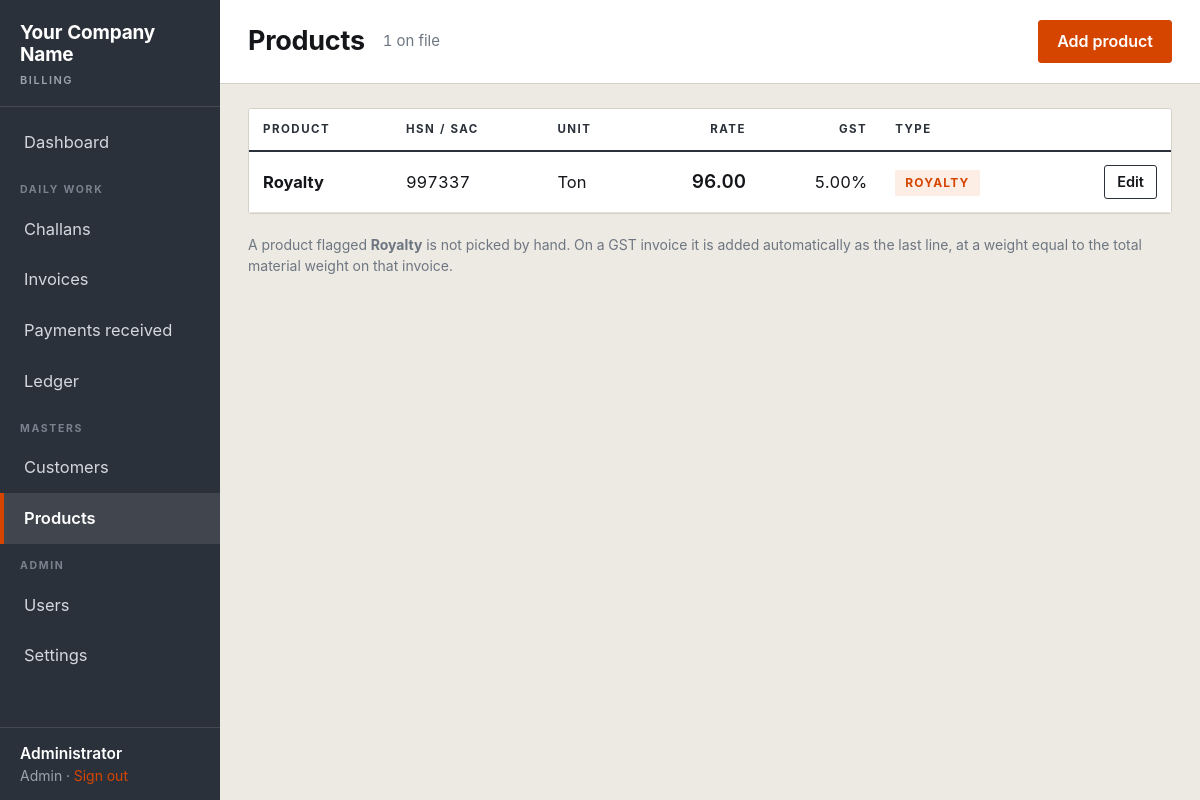
The page /products.php (signed in) on the database its author committed.
### tables this page shows
CREATE TABLE users (
  id            INT AUTO_INCREMENT PRIMARY KEY,
  username      VARCHAR(50) NOT NULL UNIQUE,
  password_hash VARCHAR(255) NOT NULL,
  full_name     VARCHAR(100) NOT NULL,
  role          ENUM('admin','biller','viewer') NOT NULL DEFAULT 'biller',
  active        TINYINT(1) NOT NULL DEFAULT 1,
  created_at    DATETIME NOT NULL DEFAULT CURRENT_TIMESTAMP
);

CREATE TABLE products (
  id         INT AUTO_INCREMENT PRIMARY KEY,
  name       VARCHAR(120) NOT NULL,
  hsn        VARCHAR(12) NOT NULL,
  unit       VARCHAR(12) NOT NULL DEFAULT 'Ton',
  rate       DECIMAL(12,2) NOT NULL DEFAULT 0.00,
  gst_rate   DECIMAL(5,2) NOT NULL DEFAULT 5.00,
  is_royalty TINYINT(1) NOT NULL DEFAULT 0,
  active     TINYINT(1) NOT NULL DEFAULT 1,
  sort_order INT NOT NULL DEFAULT 0,
  INDEX (name)
);

### lib.php (called while the page is built, shortened)
<?php
function db(): PDO {
    static $pdo = null;
    if ($pdo === null) {
        $dsn = 'mysql:host=' . DB_HOST . ';dbname=' . DB_NAME . ';charset=utf8mb4';
        $pdo = new PDO($dsn, DB_USER, DB_PASS, [
            PDO::ATTR_ERRMODE            => PDO::ERRMODE_EXCEPTION,
            PDO::ATTR_DEFAULT_FETCH_MODE => PDO::FETCH_ASSOC,
            PDO::ATTR_EMULATE_PREPARES   => false,
        ]);
    }
    return $pdo;
}
function q(string $sql, array $args = []): PDOStatement {
    $st = db()->prepare($sql);
    $st->execute($args);
    return $st;
}
function one(string $sql, array $args = []) { $r = q($sql, $args)->fetch(); return $r === false ? null : $r; }
function all(string $sql, array $args = []): array { return q($sql, $args)->fetchAll(); }
function settings(): array {
    static $s = null;
    if ($s === null) {
        $s = [];
        foreach (all('SELECT k, v FROM settings') as $r) $s[$r['k']] = $r['v'];
    }
    return $s;
}
function cfg(string $key, string $default = ''): string {
    $s = settings();
    return isset($s[$key]) ? (string)$s[$key] : $default;
}
function current_user(): ?array {
    static $u = null;
    if ($u === null) $u = one('SELECT * FROM users WHERE id = ? AND active = 1', [$_SESSION['uid']]);
    return $u ?: null;
}
function require_login(): void {
    if (!current_user()) { header('Location: login.php'); exit; }
}
function role(): string { $u = current_user(); return $u ? $u['role'] : 'viewer'; }
function can_edit(): bool { return in_array(role(), ['admin', 'biller'], true); }
function is_admin(): bool { return role() === 'admin'; }
function h($s): string { return htmlspecialchars((string)$s, ENT_QUOTES, 'UTF-8'); }
function inr($n, int $dec = 2): string {
    $n = (float)$n;
    $neg = $n < 0; $n = abs($n);
    $s = number_format($n, $dec, '.', '');
    [$int, $frac] = array_pad(explode('.', $s), 2, '');
    $out = $dec > 0 ? $int . '.' . $frac : $int;
    return ($neg ? '-' : '') . $out;
}

### products.php (the view)
<?php
require_once __DIR__ . '/lib.php';
require_login();
$rows = all('SELECT * FROM products ORDER BY active DESC, sort_order, name');
$PAGE_TITLE = 'Products';
$PAGE_SUB   = count($rows) . ' on file';
if (can_edit()) $PAGE_ACTIONS = '<a class="btn primary" href="product_form.php">Add product</a>';
require __DIR__ . '/header.php';
?>
<div class="panel">
  <table class="data">
    <tr><th>Product</th><th>HSN / SAC</th><th>Unit</th><th class="num">Rate</th><th class="num">GST</th><th>Type</th><th></th></tr>
    <?php foreach ($rows as $r): ?>
      <tr<?= $r['active'] ? '' : ' style="opacity:.5"' ?>>
        <td><b><?= h($r['name']) ?></b><?= $r['active'] ? '' : ' <span class="tag cancelled">Inactive</span>' ?></td>
        <td><?= h($r['hsn']) ?></td>
        <td><?= h($r['unit']) ?></td>
        <td class="num big"><?= inr($r['rate']) ?></td>
        <td class="num"><?= inr($r['gst_rate'], 2) ?>%</td>
        <td><?= $r['is_royalty'] ? '<span class="tag gst">Royalty</span>' : '<span class="tag nongst">Material</span>' ?></td>
        <td class="num"><?php if (can_edit()): ?><a class="btn sm" href="product_form.php?id=<?= $r['id'] ?>">Edit</a><?php endif; ?></td>
      </tr>
    <?php endforeach; ?>
  </table>
</div>
<p class="hint">
  A product flagged <b>Royalty</b> is not picked by hand. On a GST invoice it is added automatically as the
  last line, at a weight equal to the total material weight on that invoice.
</p>
<?php require __DIR__ . '/footer.php'; ?>

### header.php (shortened to what this page needs)
<?php
require_once __DIR__ . '/lib.php';
$me   = current_user();
$PAGE_TITLE = $PAGE_TITLE ?? 'Amidhara';
$PAGE_SUB   = $PAGE_SUB   ?? '';
function nav_on(array $files): string {
    return in_array(basename($_SERVER['PHP_SELF']), $files, true) ? ' class="on"' : '';
}
?>
<!doctype html>
<html lang="en">
<head>
<link rel="stylesheet" href="assets/app.css">
</head>
<body>
<div class="shell">
  <aside class="rail">
    <div class="brand">
      <b><?= h(cfg('company_name', 'Amidhara Stone Crusher')) ?></b>
      <span>Billing</span>
    </div>
    <nav>
      <a href="index.php"<?= nav_on(['index.php']) ?>>Dashboard</a>
      <div class="sep">Daily work</div>
      <a href="challans.php"<?= nav_on(['challans.php','challan_form.php']) ?>>Challans</a>
      <a href="invoices.php"<?= nav_on(['invoices.php','invoice_form.php']) ?>>Invoices</a>
      <a href="payments.php"<?= nav_on(['payments.php']) ?>>Payments received</a>
      <a href="ledger.php"<?= nav_on(['ledger.php']) ?>>Ledger</a>
      <div class="sep">Masters</div>
      <a href="customers.php"<?= nav_on(['customers.php','customer_form.php']) ?>>Customers</a>
      <a href="products.php"<?= nav_on(['products.php','product_form.php']) ?>>Products</a>
      <?php if (is_admin()): ?>
        <div class="sep">Admin</div>
        <a href="users.php"<?= nav_on(['users.php']) ?>>Users</a>
        <a href="settings.php"<?= nav_on(['settings.php']) ?>>Settings</a>
      <?php endif; ?>
    </nav>
    <div class="who">
      <b><?= h($me['full_name']) ?></b>
      <?= h(ucfirst($me['role'])) ?> · <a href="logout.php">Sign out</a>
    </div>
  </aside>
  <div class="main">
    <div class="topbar">
      <h1><?= h($PAGE_TITLE) ?></h1>
      <?php if ($PAGE_SUB): ?><div class="sub"><?= h($PAGE_SUB) ?></div><?php endif; ?>
      <div id="pageActions"><?= $PAGE_ACTIONS ?? '' ?></div>
    </div>
    <div class="wrap">

### footer.php (shortened to what this page needs)
    </div>
  </div>
</div>
</body>
</html>

### assets/app.css (style rules this page uses)
:root { --ink:#14161A; --slate:#2B313A; --slate-2:#3A424D; --grit:#6E7681; --line:#D6D1C8; --line-2:#E6E2DA; --dust:#EDEAE4; --paper:#fff; --hivis:#D64500; --hivis-soft:#FCEDE5; --ok:#14663F; --ok-soft:#E7F1EC; --warn:#8A5B00; --warn-soft:#FBF1DC; --rail:220px; }
* { box-sizing:border-box }
html { -webkit-text-size-adjust:100% }
body { margin:0;background:var(--dust);color:var(--ink); font:400 17px/1.5 -apple-system,BlinkMacSystemFont,'Segoe UI',Roboto,Helvetica,Arial,sans-serif; font-variant-numeric:tabular-nums; }
.num,input[type=number],td.num,th.num { font-variant-numeric:tabular-nums }
a { color:var(--ink) }
h1,h2,h3 { margin:0;font-family:-apple-system,BlinkMacSystemFont,'Segoe UI',Roboto,Helvetica,Arial,sans-serif;font-weight:700;letter-spacing:-.01em }
.shell { display:flex;min-height:100vh }
.rail { width:var(--rail);flex:0 0 var(--rail);background:var(--slate);color:#fff; position:sticky;top:0;height:100vh;display:flex;flex-direction:column }
.rail .brand { padding:22px 20px 18px;border-bottom:1px solid rgba(255,255,255,.12) }
.rail .brand b { display:block;font-family:-apple-system,BlinkMacSystemFont,'Segoe UI',Roboto,Helvetica,Arial,sans-serif;font-weight:700;font-size:19px; line-height:1.15;letter-spacing:-.01em }
.rail .brand span { display:block;margin-top:6px;font-size:11px;letter-spacing:.14em;text-transform:uppercase; color:#9AA3AE;font-family:-apple-system,BlinkMacSystemFont,'Segoe UI',Roboto,Helvetica,Arial,sans-serif;font-weight:600 }
.rail nav { padding:10px 0;flex:1;overflow:auto }
.rail nav a { display:block;padding:13px 20px;color:#D3D8DE;text-decoration:none;font-size:16.5px; border-left:4px solid transparent }
.rail nav a.on { background:rgba(255,255,255,.10);color:#fff;border-left-color:var(--hivis);font-weight:600 }
.rail nav .sep { margin:14px 20px 6px;font-size:10.5px;letter-spacing:.16em;text-transform:uppercase; color:#79828E;font-family:-apple-system,BlinkMacSystemFont,'Segoe UI',Roboto,Helvetica,Arial,sans-serif;font-weight:700 }
.rail .who { padding:14px 20px;border-top:1px solid rgba(255,255,255,.12);font-size:14px;color:#9AA3AE }
.rail .who b { display:block;color:#fff;font-size:15.5px;font-weight:600 }
.rail .who a { color:var(--hivis);text-decoration:none;font-size:14px }
.main { flex:1;min-width:0;display:flex;flex-direction:column }
.topbar { background:var(--paper);border-bottom:1px solid var(--line); padding:20px 28px;display:flex;align-items:center;gap:18px;flex-wrap:wrap }
.topbar h1 { font-size:27px }
.topbar .sub { color:var(--grit);font-size:15px }
.wrap { padding:24px 28px 120px;max-width:1280px;width:100% }
.btn { display:inline-block;padding:11px 18px;border:1px solid var(--slate);background:var(--paper); color:var(--ink);font:600 16px/1.2 -apple-system,BlinkMacSystemFont,'Segoe UI',Roboto,Helvetica,Arial,sans-serif;border-radius:3px;cursor:pointer; text-decoration:none;transition:background .12s ease }
.btn.primary { background:var(--hivis);border-color:var(--hivis);color:#fff }
.btn.sm { padding:7px 12px;font-size:14.5px }
.panel { background:var(--paper);border:1px solid var(--line);border-radius:3px;margin-bottom:20px }
.hint { margin-top:6px;font-size:14px;color:var(--grit) }
.panel:has(table) { overflow-x:auto;-webkit-overflow-scrolling:touch }
table.data { width:100%;border-collapse:collapse;background:var(--paper) }
table.data th { text-align:left;padding:12px 14px;border-bottom:2px solid var(--slate);font-size:11.5px; letter-spacing:.13em;text-transform:uppercase;color:var(--slate); font-family:-apple-system,BlinkMacSystemFont,'Segoe UI',Roboto,Helvetica,Arial,sans-serif;font-weight:700;white-space:nowrap }
table.data td { padding:13px 14px;border-bottom:1px solid var(--line-2);font-size:16.5px;vertical-align:middle }
table.data .num,table.data th.num { text-align:right }
table.data .big { font-size:19px;font-weight:600 }
.tag { display:inline-block;padding:4px 10px;border-radius:2px;font-size:12px;letter-spacing:.1em; text-transform:uppercase;font-family:-apple-system,BlinkMacSystemFont,'Segoe UI',Roboto,Helvetica,Arial,sans-serif;font-weight:700 }
.tag.gst { background:var(--hivis-soft);color:var(--hivis) }

### rows shown on the page
users: full_name "Administrator", role "Admin"
products: name "Royalty", hsn "997337", unit "Ton", rate "96.00", gst_rate "5.00", is_royalty "ROYALTY"

### other values the page prints
cfg('company_name', 'Amidhara Stone Crusher') "Your Company Name"
$PAGE_TITLE "Products"
$PAGE_SUB "1 on file"
